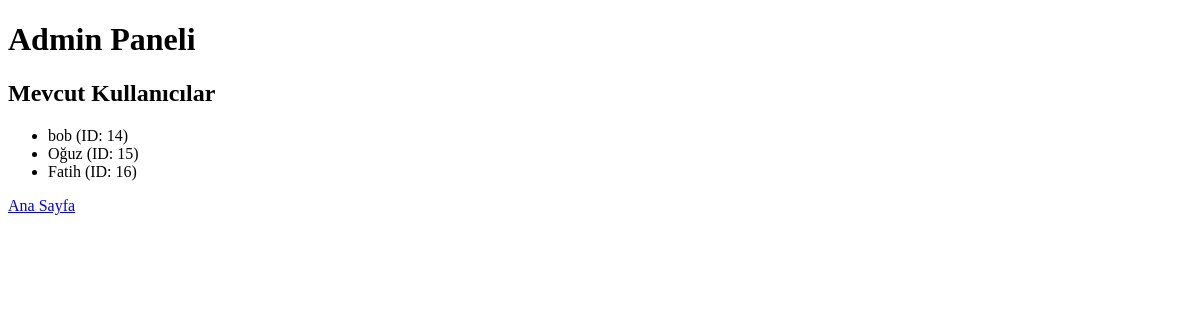
/admin, run on an earlier commit of the app's database.
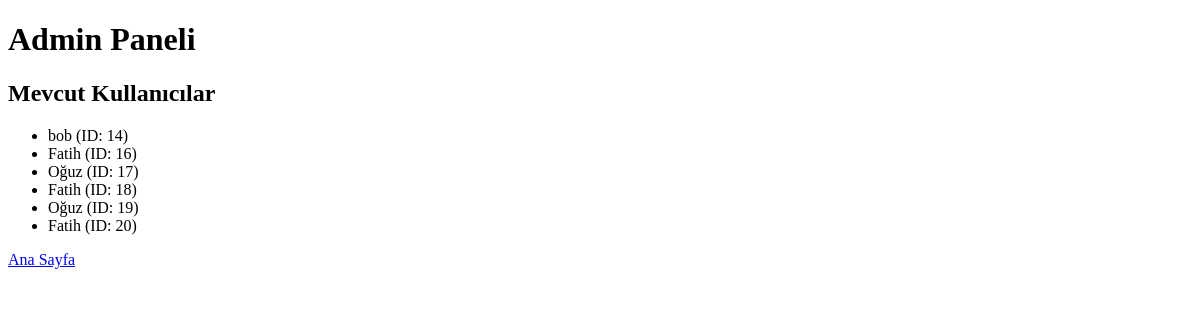
And on a later commit of the database.
### tables this page shows
CREATE TABLE users (id INTEGER PRIMARY KEY AUTOINCREMENT, username TEXT);

### app.py (the view)
@app.route('/admin', methods=["GET", "POST"])
def admin():
    conn = sqlite3.connect('users.db')
    c = conn.cursor()
    c.execute("SELECT * FROM users")
    users = c.fetchall()
    if request.method == "POST":
        user_id = request.form.get("user_id")
        c.execute("DELETE FROM users WHERE id=?", (user_id,))
        conn.commit()
    c.execute("SELECT * FROM users")
    users = c.fetchall()
    conn.close()
    return render_template("admin.html", users=users)

### templates/admin.html (shortened to what this page needs)
<!doctype html>
<html>
<head>
</head>
<body>
    <h1>Admin Paneli</h1>
    <h2>Mevcut Kullanıcılar</h2>
    <ul>
        {% for user in users %}
            <li>{{ user[1] }} (ID: {{ user[0] }})</li>
        {% endfor %}
    </ul>
    <a href="/">Ana Sayfa</a>
</body>
</html>

What changed in the data, as far as the page shows it:
removed users: username "Oğuz", id "15"
added users: username "Oğuz", id "17"
added users: username "Fatih", id "18"
added users: username "Oğuz", id "19"
added users: username "Fatih", id "20"
